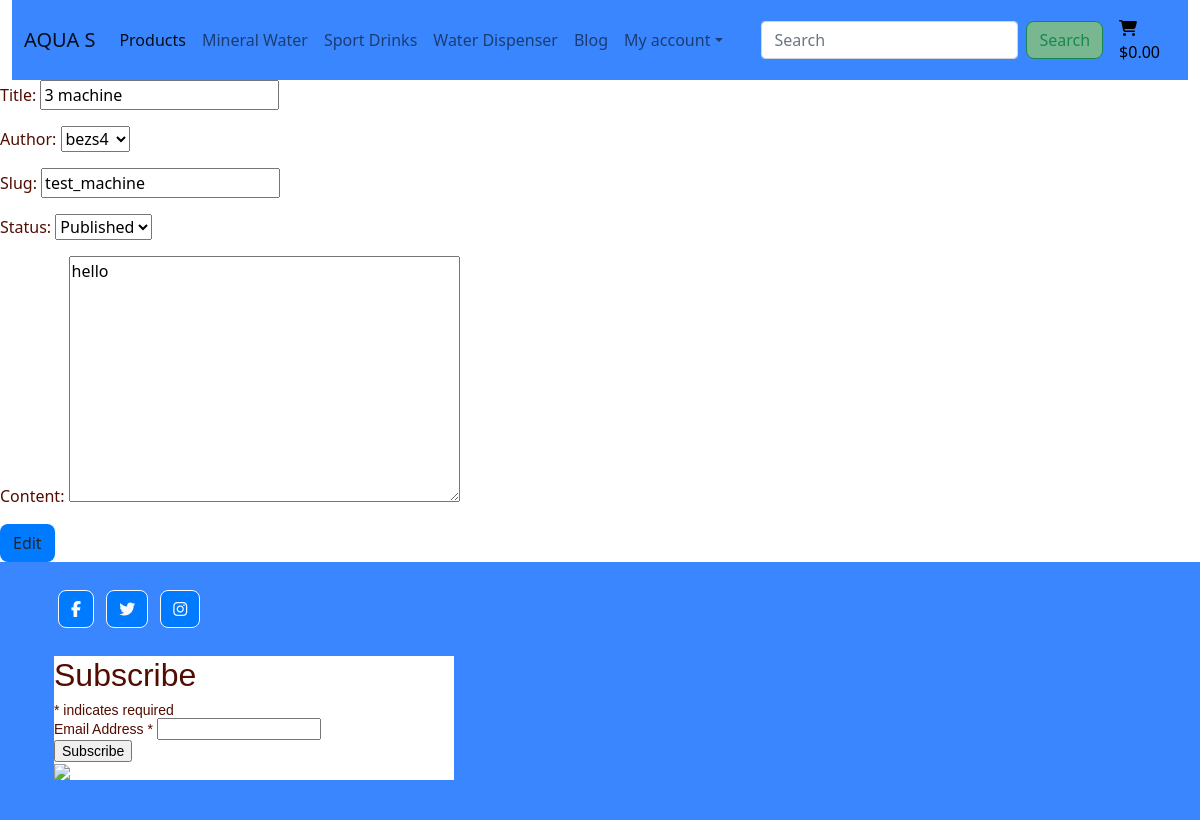
The app's page /blog/edit/test_machine (signed in) with its own data.
### blog/models.py (models this page shows, shortened)
class Feedback(models.Model):
    title = models.CharField(max_length=200, unique=True)
    slug = models.SlugField(max_length=200, unique=True)
    author = models.ForeignKey(User, on_delete=models.CASCADE, related_name='posts')
    posted_date = models.DateTimeField(auto_now_add=True)
    content = models.TextField()
    status = models.IntegerField(choices=STATUS, default=0)
    likes = models.ManyToManyField(User, related_name='bloglike', blank=True)
    class Meta:
        ordering = ['posted_date']

### blog/views.py (the view)
# urls.py: path('edit/<slug:slug>', views.BlogUpdate.as_view(), name='blog_edit'),
class BlogUpdate(LoginRequiredMixin, UpdateView):
    model = Feedback
    fields = ['title', 'author', 'slug', 'status', 'content']
    template_name = 'blog/update_blog.html'
    success_url = reverse_lazy('blog')

### bag/contexts.py (called while the page is built, shortened)
def bag_contents(request):
    bag_items = []
    total = 0
    product_quantity = 0
    bag = request.session.get('bag', {})
    if total < settings.FREE_DELIVERY_TRESHOLD:
        delivery = total * Decimal(settings.STANDARD_DELIVERY_PERCENTAGE / 100)
        free_delivery_delta = settings.FREE_DELIVERY_TRESHOLD - total
    else:
        delivery = 0
        free_delivery_delta = 0
    grand_total = delivery + total
    context = {
        'bag_items': bag_items,
        'total': total,
        'product_quantity': product_quantity,
        'delivery': delivery,
        'free_delivery_delta': free_delivery_delta,
        'free_delivery_treshold': settings.FREE_DELIVERY_TRESHOLD,
        'grand_total': grand_total,
    }
    return context

### blog/templates/blog/update_blog.html (shortened to what this page needs)
{% extends 'base.html' %}
{% load static %}
{% load crispy_forms_tags %}
{% block content %}
    <div class="overlay"></div>
    {% if user.is_authenticated %}
        <form method="POST">
            {{ form.as_p }}
            <button type="submit-button" class="btn btn-black">Edit</button>
        </form>
    {% endif %}
{% endblock %}

### static/css/base.css (style rules this page uses)
html { height: 100%; }
body { background: url('/media/sunset.png') no-repeat center center fixed; background-size: cover; height: calc(100vh - 164px); color: #520c00; }
.overlay { height: 100%; width: 100%; top: 0; left: 0; position: fixed; background: #fff; z-index: -1; }
.btn { background: #007bff; border-radius: 0.5rem; }

### records on screen
Feedback: title "3 machine", author "bezs4", slug "test_machine", status "Published", content "hello"
